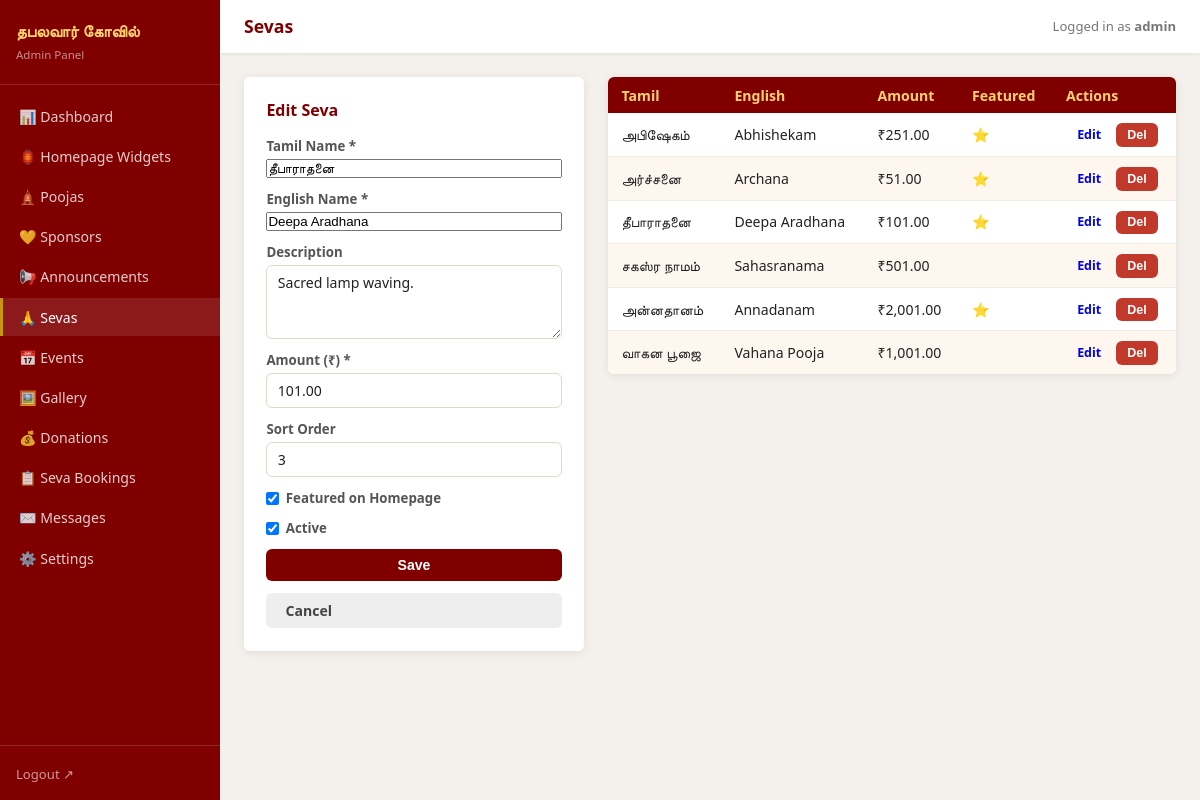
/backend/admin/sevas.php?edit=3 (signed in), run on the app's committed database.
### tables this page shows
CREATE TABLE IF NOT EXISTS `sevas` (
  `id`          INT UNSIGNED    NOT NULL AUTO_INCREMENT,
  `name_ta`     VARCHAR(200)    NOT NULL,
  `name_en`     VARCHAR(200)    NOT NULL,
  `description` TEXT            NULL,
  `amount`      DECIMAL(10,2)   NOT NULL DEFAULT 0.00,
  `sort_order`  INT             NOT NULL DEFAULT 0,
  `is_featured` TINYINT(1)      NOT NULL DEFAULT 0,
  `is_active`   TINYINT(1)      NOT NULL DEFAULT 1,
  PRIMARY KEY (`id`),
  KEY `idx_active_sort` (`is_active`, `sort_order`)
);

### backend/admin/sevas.php (the view, shortened to what this page needs)
<?php
require_once __DIR__ . '/includes/admin_layout.php';
$db  = getDB();
$rows    = $db->query('SELECT * FROM sevas ORDER BY sort_order ASC')->fetchAll();
$editing = null;
if (isset($_GET['edit'])) {
    $stmt = $db->prepare('SELECT * FROM sevas WHERE id=:id');
    $stmt->execute([':id' => (int) $_GET['edit']]);
    $editing = $stmt->fetch();
}
?>
<div class="admin-two-col">
<div class="admin-form-box card">
  <h3><?= $editing ? 'Edit Seva' : 'New Seva' ?></h3>
  <form method="POST" action="/admin/sevas.php">
    <label>Tamil Name * <input name="name_ta" required value="<?= htmlspecialchars($editing['name_ta'] ?? '') ?>" /></label>
    <label>English Name * <input name="name_en" required value="<?= htmlspecialchars($editing['name_en'] ?? '') ?>" /></label>
    <label>Description <textarea name="description" rows="3"><?= htmlspecialchars($editing['description'] ?? '') ?></textarea></label>
    <label>Amount (₹) * <input type="number" name="amount" required min="0" step="0.01" value="<?= htmlspecialchars($editing['amount'] ?? '') ?>" /></label>
    <label>Sort Order <input type="number" name="sort_order" value="<?= htmlspecialchars($editing['sort_order'] ?? '0') ?>" /></label>
    <label class="checkbox-label"><input type="checkbox" name="is_featured" <?= (!$editing || $editing['is_featured']) ? 'checked' : '' ?> /> Featured on Homepage</label>
    <label class="checkbox-label"><input type="checkbox" name="is_active"   <?= (!$editing || $editing['is_active'])   ? 'checked' : '' ?> /> Active</label>
    <button type="submit" class="btn btn-primary">Save</button>
    <?php if ($editing): ?><a href="/admin/sevas.php" class="btn btn-secondary">Cancel</a><?php endif; ?>
  </form>
</div>
<div class="admin-list">
  <table class="admin-table">
    <thead><tr><th>Tamil</th><th>English</th><th>Amount</th><th>Featured</th><th>Actions</th></tr></thead>
    <tbody>
      <?php foreach ($rows as $row): ?>
      <tr>
        <td><?= htmlspecialchars($row['name_ta']) ?></td>
        <td><?= htmlspecialchars($row['name_en']) ?></td>
        <td>₹<?= number_format($row['amount'], 2) ?></td>
        <td><?= $row['is_featured'] ? '⭐' : '' ?></td>
        <td>
          <a href="/admin/sevas.php?edit=<?= $row['id'] ?>" class="btn btn-sm">Edit</a>
          <form method="POST" style="display:inline">
            <button class="btn btn-sm btn-danger" onclick="return confirm('Delete?')">Del</button>
          </form>
        </td>
      </tr>
      <?php endforeach; ?>
    </tbody>
  </table>
</div>
</div>

### backend/admin/assets/admin.css (style rules this page uses)
*, *::before, *::after { box-sizing: border-box; margin: 0; padding: 0; }
:root { --maroon: #800000; --gold: #c8960c; --saffron: #ff6b00; --cream: #fff8f0; --sidebar-w: 220px; --shadow: 0 2px 10px rgba(0, 0, 0, 0.08); --radius: 6px; --border: #e5d8c8; }
body { font-family: system-ui, sans-serif; background: #f4f1ec; color: #222; min-height: 100vh; }
body:not(.login-page) { display: flex; min-height: 100vh; }
.card { background: #fff; border-radius: var(--radius); box-shadow: var(--shadow); overflow: hidden; }
.admin-two-col { display: grid; grid-template-columns: 340px 1fr; gap: 1.5rem; align-items: flex-start; }
.admin-form-box { padding: 1.4rem; }
.admin-form-box h3 { color: var(--maroon); font-size: 1rem; margin-bottom: 1rem; }
form { display: flex; flex-direction: column; gap: 0.75rem; }
label { display: flex; flex-direction: column; font-size: 0.83rem; font-weight: 600; color: #555; gap: 0.25rem; }
.checkbox-label { flex-direction: row; align-items: center; gap: 0.4rem; cursor: pointer; }
input[type="text"], input[type="number"], input[type="date"], input[type="password"], input[type="tel"], input[type="file"], select, textarea { padding: 0.45rem 0.65rem; border: 1.5px solid var(--border); border-radius: var(--radius); font-size: 0.88rem; font-family: inherit; color: #222; background: #fff; }
.btn { display: inline-block; padding: 0.5rem 1.2rem; border-radius: var(--radius); font-size: 0.88rem; font-weight: 600; border: none; cursor: pointer; text-decoration: none; transition: background 0.15s; }
.btn-primary { background: var(--maroon); color: #fff; }
.btn-secondary { background: #eee; color: #444; }
.btn-danger { background: #c0392b; color: #fff; }
.btn-sm { padding: 0.3rem 0.7rem; font-size: 0.78rem; }
.admin-table { width: 100%; border-collapse: collapse; font-size: 0.88rem; background: #fff; border-radius: var(--radius); overflow: hidden; box-shadow: var(--shadow); }
.admin-table th { background: var(--maroon); color: #ffd170; padding: 0.55rem 0.85rem; text-align: left; font-weight: 600; }
.admin-table td { padding: 0.5rem 0.85rem; border-bottom: 1px solid #f0ebe3; vertical-align: middle; }
.admin-table tr:last-child td { border-bottom: none; }
.admin-table tr:nth-child(even) td { background: #fdf7f0; }

### data on the page
sevas: name_ta "தீபாராதனை", name_en "Deepa Aradhana", description "Sacred lamp waving.", amount "101.00", sort_order "3", is_featured "☑", is_active "☑"
sevas: name_ta "அபிஷேகம்", name_en "Abhishekam", amount "251.00"
sevas: name_ta "அர்ச்சனை", name_en "Archana", amount "51.00"
sevas: name_ta "சகஸ்ர நாமம்", name_en "Sahasranama", amount "501.00"
sevas: name_ta "அன்னதானம்", name_en "Annadanam", amount "2,001.00"
sevas: name_ta "வாகன பூஜை", name_en "Vahana Pooja", amount "1,001.00"

### other printed values
$pageTitle "Sevas"
$_SESSION['admin_user'] "admin"
